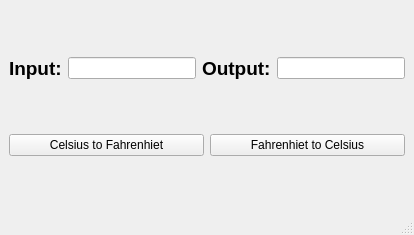
<?xml version="1.0" encoding="UTF-8"?>
<ui version="4.0">
 <class>MainWindow</class>
 <widget class="QMainWindow" name="MainWindow">
  <property name="geometry">
   <rect>
    <x>0</x>
    <y>0</y>
    <width>414</width>
    <height>235</height>
   </rect>
  </property>
  <property name="windowTitle">
   <string>MainWindow</string>
  </property>
  <widget class="QWidget" name="centralwidget">
   <layout class="QHBoxLayout" name="horizontalLayout_3">
    <item>
     <layout class="QVBoxLayout" name="verticalLayout">
      <item>
       <layout class="QHBoxLayout" name="horizontalLayout">
        <item>
         <widget class="QLabel" name="label">
          <property name="font">
           <font>
            <pointsize>14</pointsize>
            <weight>75</weight>
            <bold>true</bold>
           </font>
          </property>
          <property name="text">
           <string>Input:</string>
          </property>
         </widget>
        </item>
        <item>
         <widget class="QLineEdit" name="input_lineEdit"/>
        </item>
        <item>
         <widget class="QLabel" name="label_2">
          <property name="font">
           <font>
            <pointsize>14</pointsize>
            <weight>75</weight>
            <bold>true</bold>
           </font>
          </property>
          <property name="text">
           <string>Output:</string>
          </property>
         </widget>
        </item>
        <item>
         <widget class="QLineEdit" name="output_lineEdit"/>
        </item>
       </layout>
      </item>
      <item>
       <layout class="QHBoxLayout" name="horizontalLayout_2">
        <item>
         <widget class="QPushButton" name="cel_to_fah_pushButton">
          <property name="text">
           <string>Celsius to Fahrenhiet</string>
          </property>
         </widget>
        </item>
        <item>
         <widget class="QPushButton" name="Fah_to_cel_pushButton">
          <property name="text">
           <string>Fahrenhiet to Celsius</string>
          </property>
         </widget>
        </item>
       </layout>
      </item>
     </layout>
    </item>
   </layout>
  </widget>
  <widget class="QMenuBar" name="menubar">
   <property name="geometry">
    <rect>
     <x>0</x>
     <y>0</y>
     <width>414</width>
     <height>21</height>
    </rect>
   </property>
  </widget>
  <widget class="QStatusBar" name="statusbar"/>
 </widget>
 <resources/>
 <connections/>
</ui>
